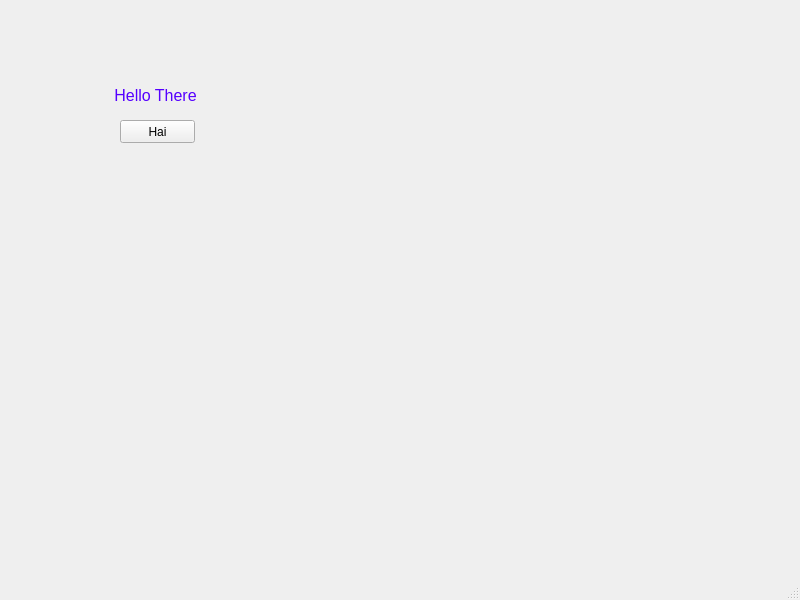
<?xml version="1.0" encoding="UTF-8"?>
<ui version="4.0">
 <class>MainWindow</class>
 <widget class="QMainWindow" name="MainWindow">
  <property name="geometry">
   <rect>
    <x>0</x>
    <y>0</y>
    <width>800</width>
    <height>600</height>
   </rect>
  </property>
  <property name="windowTitle">
   <string>MainWindow</string>
  </property>
  <widget class="QWidget" name="centralwidget">
   <widget class="QPushButton" name="pushButton">
    <property name="geometry">
     <rect>
      <x>120</x>
      <y>120</y>
      <width>75</width>
      <height>23</height>
     </rect>
    </property>
    <property name="text">
     <string>Hai</string>
    </property>
   </widget>
   <widget class="QLabel" name="label">
    <property name="geometry">
     <rect>
      <x>100</x>
      <y>80</y>
      <width>111</width>
      <height>31</height>
     </rect>
    </property>
    <property name="text">
     <string>&lt;html&gt;&lt;head/&gt;&lt;body&gt;&lt;p align=&quot;center&quot;&gt;&lt;span style=&quot; font-size:12pt; color:#5500ff;&quot;&gt;Hello There&lt;/span&gt;&lt;/p&gt;&lt;/body&gt;&lt;/html&gt;</string>
    </property>
   </widget>
  </widget>
  <widget class="QMenuBar" name="menubar">
   <property name="geometry">
    <rect>
     <x>0</x>
     <y>0</y>
     <width>800</width>
     <height>21</height>
    </rect>
   </property>
  </widget>
  <widget class="QStatusBar" name="statusbar"/>
 </widget>
 <resources/>
 <connections>
  <connection>
   <sender>pushButton</sender>
   <signal>clicked()</signal>
   <receiver>label</receiver>
   <slot>clear()</slot>
   <hints>
    <hint type="sourcelabel">
     <x>153</x>
     <y>149</y>
    </hint>
    <hint type="destinationlabel">
     <x>151</x>
     <y>114</y>
    </hint>
   </hints>
  </connection>
 </connections>
</ui>
